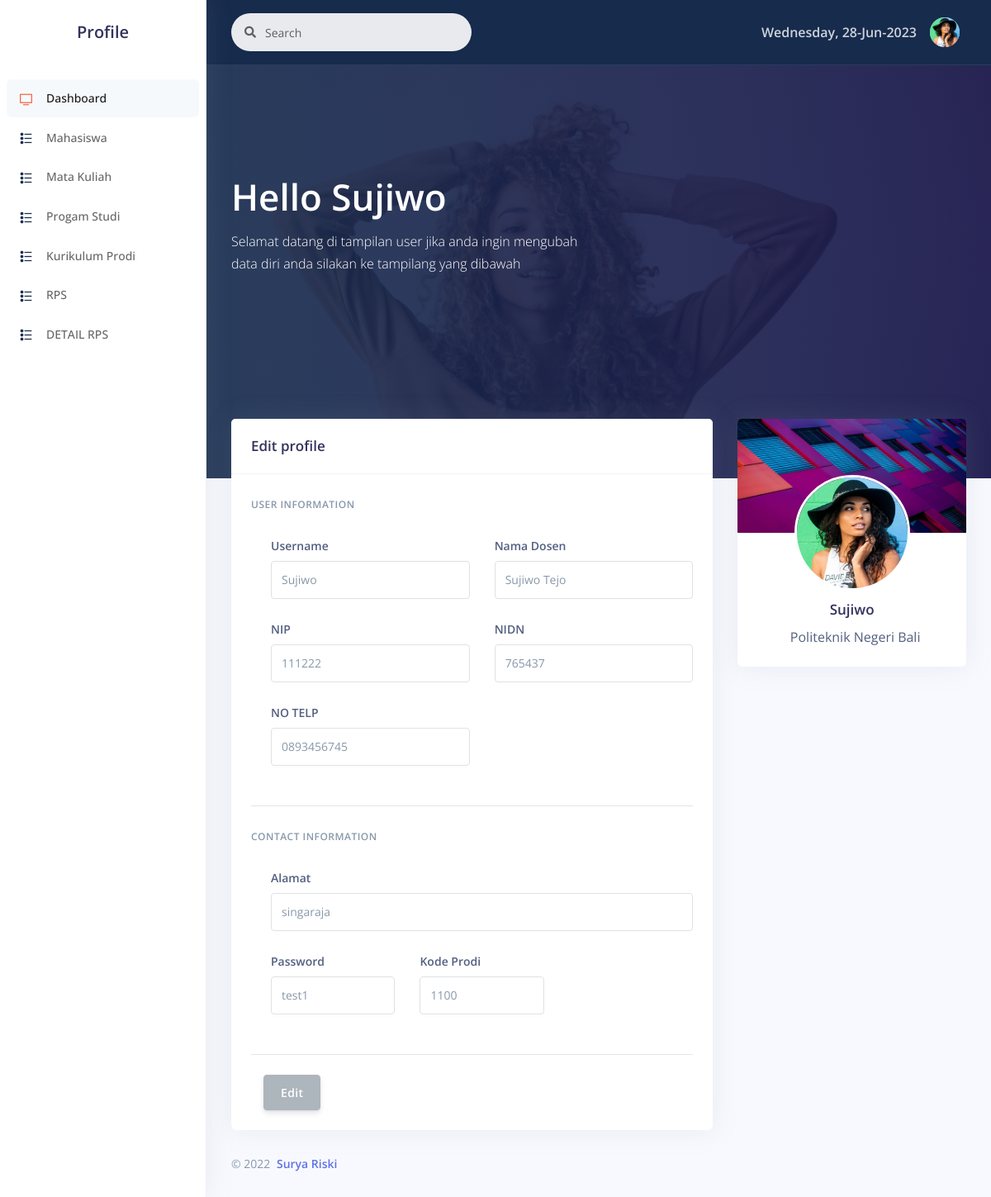
Page /dosen/profile.php (signed in) on the committed database.
### tables this page shows
CREATE TABLE `dosen` (
  `nip` varchar(25) NOT NULL,
  `nidn` varchar(25) DEFAULT NULL,
  `namadosen` varchar(50) DEFAULT NULL,
  `alamat` varchar(50) DEFAULT NULL,
  `notelp` varchar(25) DEFAULT NULL,
  `userid` int(11) DEFAULT NULL,
  `kodeprodi` int(11) DEFAULT NULL
);

CREATE TABLE `user` (
  `userid` int(11) NOT NULL,
  `username` varchar(100) NOT NULL,
  `password` varchar(100) NOT NULL,
  `level` enum('admin','mahasiswa','dosen') NOT NULL
);

### dosen/profile.php (the view, shortened to what this page needs)
<!DOCTYPE html>
<html>
<head>
  <link rel="stylesheet" href="../assets/vendor/nucleo/css/nucleo.css" type="text/css">
  <link rel="stylesheet" href="../assets/vendor/@fortawesome/fontawesome-free/css/all.min.css" type="text/css">
  <link rel="stylesheet" href="../assets/css/argon.css?v=1.2.0" type="text/css">
</head>
<body>
  <?php
  include '../examples/koneksi.php';
  $dosen_id = $_SESSION['dosen_id'];
  $query = mysqli_query($koneksi,"select user.*,dosen.* from user inner join dosen using(userid) where userid = $dosen_id");
  $data = mysqli_fetch_array($query)
?>
  <nav class="sidenav navbar navbar-vertical  fixed-left  navbar-expand-xs navbar-light bg-white" id="sidenav-main">
    <div class="scrollbar-inner">
      <div class="sidenav-header  align-items-center">
        <a class="navbar-brand" href="javascript:void(0)">
          <h2>Profile</h2>
        </a>
      </div>
      <div class="navbar-inner">
        <div class="collapse navbar-collapse" id="sidenav-collapse-main">
          <ul class="navbar-nav">
           <li class="nav-item">
              <a class="nav-link active " href="index.php">
                <i class="ni ni-tv-2 text-warning"></i>
                <span class="nav-link-text-dark">Dashboard</span>
              </a>
            </li>
            <li class="nav-item">
              <a class="nav-link" href="../examples/mahasiswa/mahasiswa1.php">
                <i class="ni ni-bullet-list-67 text-default"></i>
                <span class="nav-link-text">Mahasiswa</span>
              </a>
            </li>
             <li class="nav-item">
              <a class="nav-link" href="../examples/matakuliah/matakuliah1.php">
                <i class="ni ni-bullet-list-67 text-default"></i>
                <span class="nav-link-text">Mata Kuliah</span>
              </a>
            </li>
            <li class="nav-item">
              <a class="nav-link" href="../examples/progamstudi/progamstudi1.php">
                <i class="ni ni-bullet-list-67 text-default"></i>
                <span class="nav-link-text">Progam Studi</span>
              </a>
            </li>
            <li class="nav-item">
              <a class="nav-link" href="../examples/kurikulumprodi/kurikulumprodi1.php">
                <i class="ni ni-bullet-list-67 text-default"></i>
                <span class="nav-link-text">Kurikulum Prodi</span>
              </a>
            </li>
            <li class="nav-item">
              <a class="nav-link" href="../examples/rps/rps1.php">
                <i class="ni ni-bullet-list-67 text-default"></i>
                <span class="nav-link-text">RPS</span>
              </a>
            </li>
            <li class="nav-item">
              <a class="nav-link" href="../examples/rpsdetail/rpsdetail1.php">
                <i class="ni ni-bullet-list-67 text-default"></i>
                <span class="nav-link-text">DETAIL RPS</span>
              </a>
            </li>
            </ul>
         </div>
      </div>
    </div>
  </nav>
  <div class="main-content" id="panel">
    <nav class="navbar navbar-top navbar-expand navbar-dark bg-default border-bottom">
      <div class="container-fluid">
        <div class="collapse navbar-collapse" id="navbarSupportedContent">
          <form class="navbar-search navbar-search-light form-inline mr-sm-3" id="navbar-search-main">
            <div class="form-group mb-0">
              <div class="input-group input-group-alternative input-group-merge">
                <div class="input-group-prepend">
                  <span class="input-group-text"><i class="fas fa-search"></i></span>
                </div>
                <input class="form-control" placeholder="Search" type="text">
              </div>
            </div>
          </form>
          <ul class="navbar-nav align-items-center  ml-md-auto ">
            <li class="nav-item dropdown">
              <span class="text-light font-weight-bold"><?php echo Date("l, d-M-Y") ?></span>
            </li>
          </ul>
          <ul class="navbar-nav align-items-center  ml-auto ml-md-0 ">
            <li class="nav-item dropdown">
              <a class="nav-link pr-0" href="#" role="button" data-toggle="dropdown" aria-haspopup="true" aria-expanded="false">
                <div class="media align-items-center">
                  <span class="avatar avatar-sm rounded-circle">
                    <img alt="Image placeholder" src="../assets/img/theme/team-4.jpg">
                  </span>
                </div>
              </a>
            </li>
          </ul>
        </div>
      </div>
    </nav>
    <div class="header pb-6 d-flex align-items-center" style="min-height: 500px; background-image: url(../assets/img/theme/profile-cover.jpg); background-size: cover; background-position: center top;">
      <span class="mask bg-gradient-default opacity-8"></span>
      <div class="container-fluid d-flex align-items-center">
        <div class="row">
          <div class="col-lg-7 col-md-10">
            <span><h1 class="display-2 text-white">Hello <?= $data['username']; ?></h1></span>
            <p class="text-white mt-0 mb-5">Selamat datang di tampilan user jika anda ingin mengubah data diri anda silakan ke tampilang yang dibawah </p>
          </div>
        </div>
      </div>
    </div>
    <div class="container-fluid mt--6">
      <div class="row">
        <div class="col-xl-4 order-xl-2">
          <div class="card card-profile">
            <div class="row justify-content-center">
              <div class="col-lg-3 order-lg-2">
                <div class="card-profile-image">
                  <a href="#">
                    <img src="../assets/img/theme/team-4.jpg" class="rounded-circle">
                  </a>
                </div>
              </div>
            </div>
            <div class="card-body pt-0">
              <div class="row">
                <div class="col">
                  <div class="card-profile-stats d-flex justify-content-center">
                  </div>
                </div>
              </div>
              <div class="text-center">
                <h5 class="h3">
                  <?= $data['username']; ?>
                </h5>
                <div>
                  <i class="ni education_hat mr-2"></i>Politeknik Negeri Bali
                </div>
              </div>
            </div>
          </div>
        </div>
        <div class="col-xl-8 order-xl-1">
          <div class="card">
            <div class="card-header">
              <div class="row align-items-center">
                <div class="col-8">
                  <h3 class="mb-0">Edit profile </h3>
                </div>
              </div>
            </div>
            <div class="card-body">
              <form role="form" action="update.php" method="POST">
                <h6 class="heading-small text-muted mb-4">User information</h6>
                <div class="pl-lg-4">
                  <div class="row">
                    <div class="col-lg-6">
                      <div class="form-group">
                        <label class="form-control-label" for="input-username">Username</label>
                        <input type="text" id="input-username" class="form-control" name="username" placeholder="Username" value="<?= $data['username']; ?>">
                      </div>
                    </div>
                    <div class="col-lg-6">
                      <div class="form-group">
                        <label class="form-control-label" for="input-email">Nama Dosen</label>
                        <input type="text" id="input-email"  class="form-control" name="namadosen" placeholder="Nama Dosen" value="<?= $data['namadosen']; ?>" >
                      </div>
                    </div>
                  </div>
                  <div class="row">
                    <div class="col-lg-6">
                      <div class="form-group">
                        <label class="form-control-label" for="input-first-name">NIP</label>
                        <input type="number" id="input-first-name" class="form-control" name="nip" placeholder="NIP" value="<?php echo $data['nip']; ?>">
                      </div>
                    </div>
                    <div class="col-lg-6">
                      <div class="form-group">
                        <label class="form-control-label" for="input-last-name">NIDN</label>
                        <input type="number" id="input-last-name" class="form-control" name="nidn" placeholder="NIDN" value="<?php echo $data['nidn']; ?>">
                      </div>
                    </div>
                    <div class="col-lg-6">
                      <div class="form-group">
                        <label class="form-control-label" for="input-last-name">NO TELP</label>
                        <input type="number" id="input-last-name" class="form-control" name="notelp"placeholder="NO TELP" value="<?php echo $data['notelp']; ?>">
                      </div>
                    </div>
                  </div>
                </div>
                <hr class="my-4" />
                <h6 class="heading-small text-muted mb-4">Contact information</h6>
                <div class="pl-lg-4">
                  <div class="row">
                    <div class="col-md-12">
                      <div class="form-group">
                        <label class="form-control-label" for="input-address">Alamat</label>
                        <input id="input-address" class="form-control" placeholder="Alamat" name="alamat" type="text" value="<?php echo $data['alamat']; ?>">
                      </div>
                    </div>
                  </div>
                  <div class="row">                    <div class="col-lg-4">
                      <div class="form-group">
                        <label class="form-control-label" for="input-country">Password</label>
                        <input type="text" id="input-country" class="form-control" name="password"  placeholder="Password" value="<?php echo $data['password']; ?>">
                      </div>
                    </div>
                    <div class="col-lg-4">
                      <div class="form-group">
                        <label class="form-control-label" for="input-country">Kode Prodi</label>
                        <input type="number" id="input-postal-code" class="form-control" name="kodeprodi" placeholder="kodeprodi" value="<?php echo $data['kodeprodi']; ?>">
                      </div>
                    </div>
                  </div>
                </div>
                <hr class="my-4" >
                <div class="col-4 ">
                  <button type="submit" class="btn  btn-light">Edit</button>
                </div>
              </form>
            </div>
          </div>
        </div>
      </div>
      <footer class="footer pt-0">
        <div class="row align-items-center justify-content-lg-between">
          <div class="col-lg-6">
            <div class="copyright text-center  text-lg-left  text-muted">
              &copy; 2022 <a href="https://www.creative-tim.com" class="font-weight-bold ml-1" target="_blank">Surya Riski</a>
            </div>
          </div>
        </div>
      </footer>
    </div>
  </div>
</body>
</html>

### rows in the picture
dosen: userid.username "Sujiwo", username "Sujiwo", namadosen "Sujiwo Tejo", nip "111222", nidn "765437", notelp "0893456745", alamat "singaraja", password "test1", kodeprodi "1100"

### other values in the picture
Date("l, d-M-Y") "Wednesday, 28-Jun-2023"
